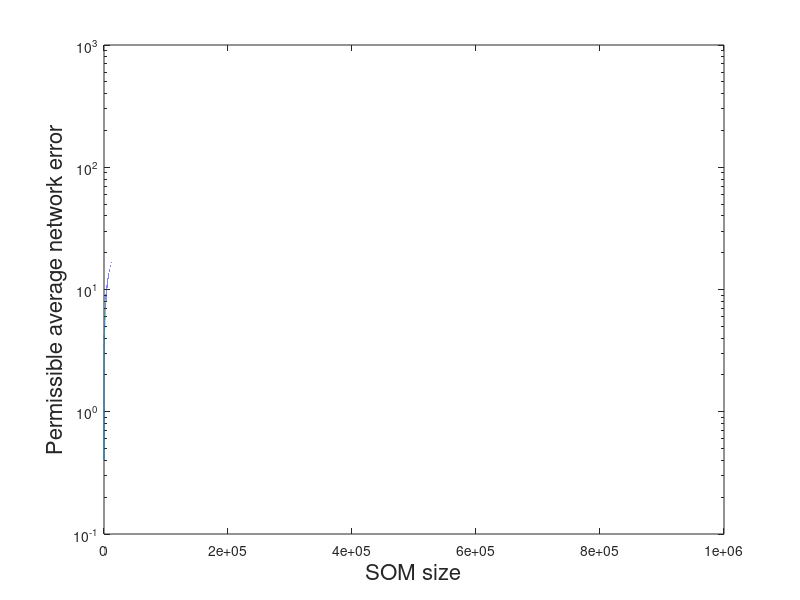
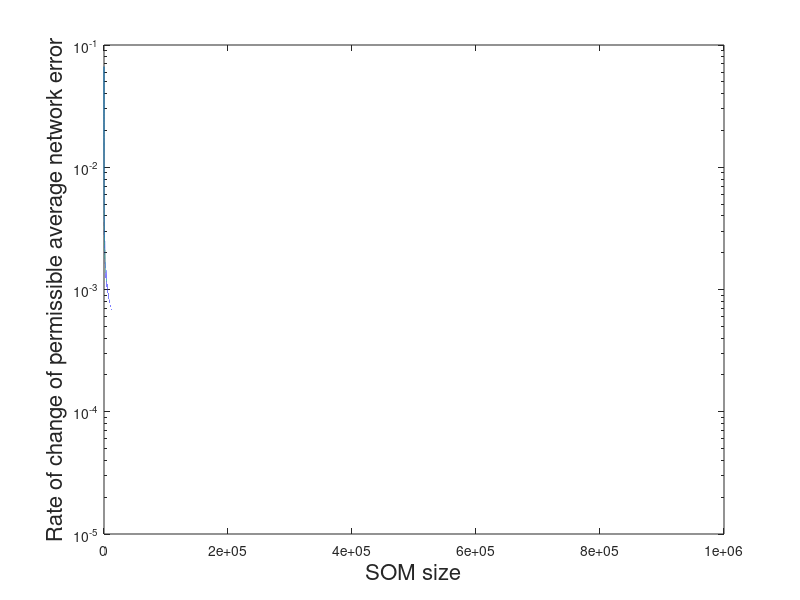

MATLAB code for these plots, in order:
clear
close all
clc
Gt=0.3;
x=1:1000000;
for i=1:length(x)
    n=i;
    n_dash=(sqrt(n)+1)^2;%n+1;%(sqrt(n)+1)^2;
    dndash=(1+sqrt(n))/sqrt(n);%1;%(1+sqrt(n))/sqrt(n);%dN'/dN
    y(i)=Gt*n_dash/(n_dash-n);%generalized error
    z(i)=Gt*(n_dash-(n*dndash))/((n_dash-n)^2);%generalized rate of change of error. This reduced asymptotically to 0. This means that after a point, e does not change with N. Which means new SOMs dont form
end
% plot(x,y)
semilogy(x,y)
xlabel('SOM size','FontSize',16)
ylabel('Permissible average network error','FontSize',16)
figure
% plot(x,z)
semilogy(x,z)
xlabel('SOM size','FontSize',16)
ylabel('Rate of change of permissible average network error','FontSize',16)